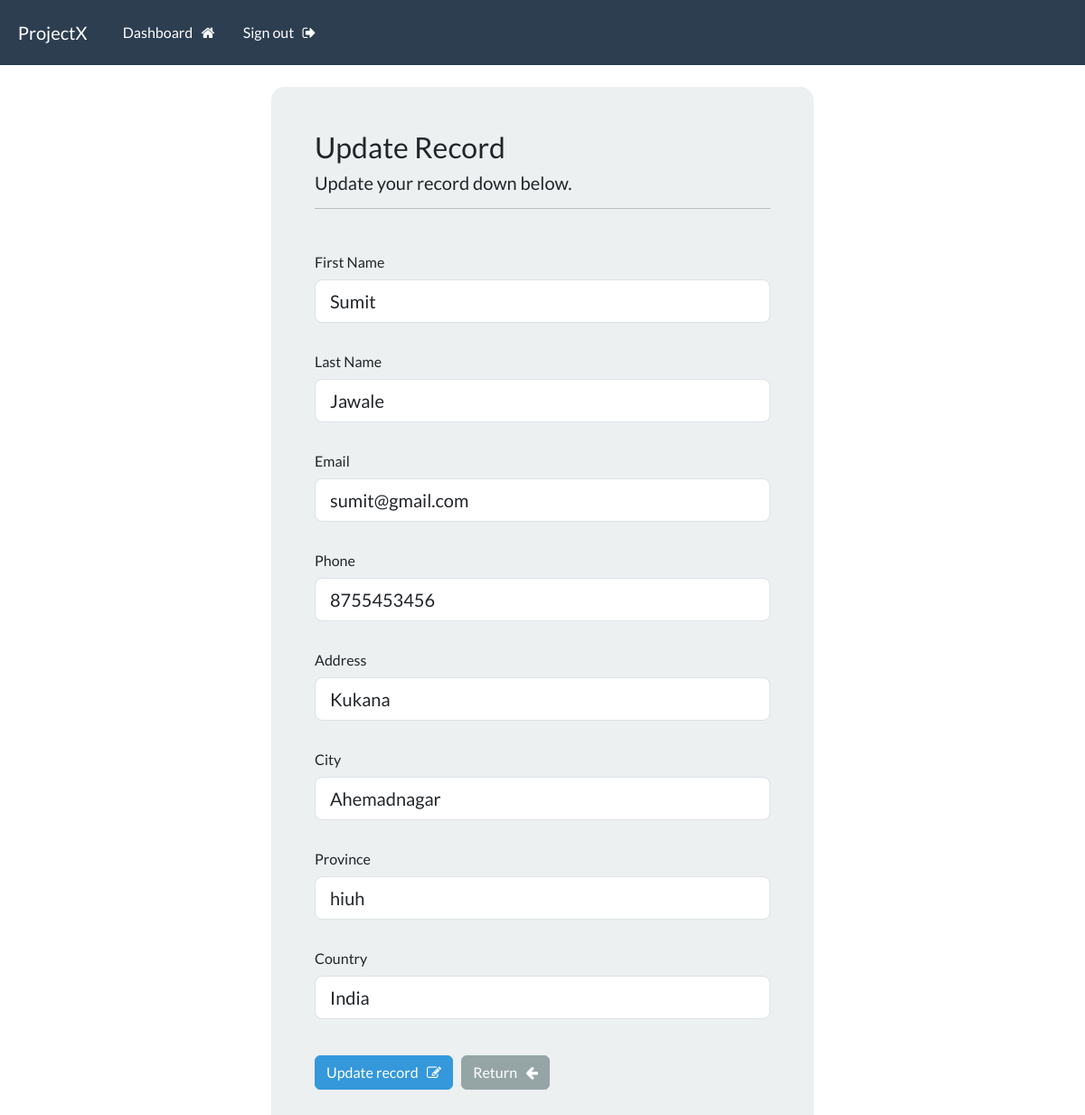
/update-record/6 (signed in), run on the app's committed database.
### webapp/models.py (models this page shows, shortened)
class Record(models.Model):
	creation_date = models.DateTimeField(auto_now_add=True)
	first_name = models.CharField(max_length=100)
	last_name = models.CharField(max_length=100)
	email = models.EmailField(max_length=255, unique=True)
	phone = models.CharField(max_length=20)
	address = models.CharField(max_length=300)
	city = models.CharField(max_length=255)
	province = models.CharField(max_length=200)
	country = models.CharField(max_length=125)

### webapp/views.py (the view)
# urls.py: path('update-record/<int:id>', views.update_record, name='update_record'),
@login_required(login_url='my_login')
def update_record(request, id):
	record = Record.objects.get(id=id)
	form = UpdateRecordForm(instance=record)
	if request.method == 'POST':
		form = UpdateRecordForm(request.POST, instance=record)
		if form.is_valid():
			form.save()
			messages.success(request, "Your record was updated successfully!")
			return redirect("dashboard")
	return render(request, 'webapp/update-record.html', {'form': form})

### webapp/forms.py
class UpdateRecordForm(forms.ModelForm):
	class Meta:
		model = Record
		fields = ['first_name', 'last_name', 'email', 'phone', 'address', 'city', 'province', 'country']
		widgets = {
				'first_name': forms.TextInput(attrs={
					'class': INPUT_CLASSES
					}),
				'last_name': forms.TextInput(attrs={
					'class': INPUT_CLASSES
					}),
				'email': forms.TextInput(attrs={
					'class': INPUT_CLASSES
					}),
				'phone': forms.TextInput(attrs={
					'class': INPUT_CLASSES
					}),
				'address': forms.TextInput(attrs={
					'class': INPUT_CLASSES
					}),
				'city': forms.TextInput(attrs={
					'class': INPUT_CLASSES
					}),
				'province': forms.TextInput(attrs={
					'class': INPUT_CLASSES
					}),
				'country': forms.TextInput(attrs={
					'class': INPUT_CLASSES
					})
			}

### webapp/templates/webapp/update-record.html (shortened to what this page needs)
{% extends 'webapp/base.html' %}
{% block content %}
<body>
	<div class="container bg-light shadow-md p-5 form-layout form-layoutt">
		<h3> Update Record </h3>
		<h5>Update your record down below.</h5>
		<hr>
		<br>
		<form method="post" autocomplete="off">
			<div class="mb-3">
				<label class="col-form-label">First Name</label><br>
				{{ form.first_name }}
			</div>
			<div class="mb-3">
				<label class="col-form-label mt-2">Last Name</label><br>
				{{ form.last_name }}
			</div>
			<div class="mb-3">
				<label class="col-form-label mt-2">Email</label><br>
				{{ form.email }}
			</div>
			<div class="mb-3">
				<label class="col-form-label mt-2">Phone</label><br>
				{{ form.phone }}
			</div>
			<div class="mb-3">
				<label class="col-form-label mt-2">Address</label><br>
				{{ form.address }}
			</div>
			<div class="mb-3">
				<label class="col-form-label mt-2">City</label><br>
				{{ form.city }}
			</div>
			<div class="mb-3">
				<label class="col-form-label mt-2">Province</label><br>
				{{ form.province }}
			</div>
			<div class="mb-3">
				<label class="col-form-label mt-2">Country</label><br>
				{{ form.country }}
			</div>
			<br>
			<button type="submit" class="btn btn-info"> Update record &nbsp; <i class="fa fa-pencil-square-o" aria-hidden="true"></i> </button>
			<a href="{% url 'dashboard' %}" class="btn btn-secondary"> Return &nbsp; <i class="fa fa-arrow-left" aria-hidden="true"></i></a>
		</form>
	</div>
		<br>
</body>
{% endblock %}

### static/css/styles.css (style rules this page uses)
.form-layoutt { border-radius: 15px; max-width: 600px; }

### data on the page
Record: first_name "Sumit", last_name "Jawale", email "sumit@gmail.com", phone "8755453456", address "Kukana", city "Ahemadnagar", province "hiuh", country "India"
